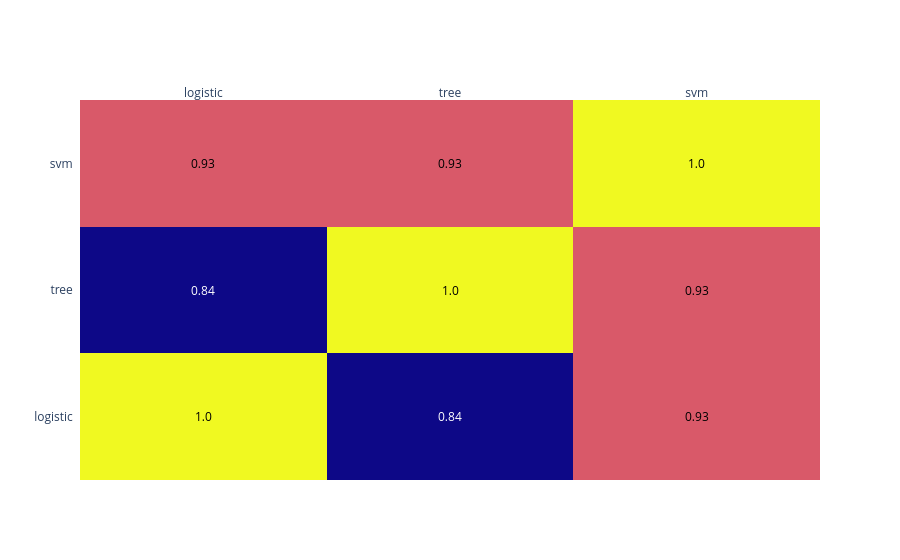

The notebook cell this image was saved under:
### Code cell
# Check the predictions are independent
# Correlation matrix
corr_matrix = predictions.corr().round(2)
import plotly.figure_factory as ff

fig = ff.create_annotated_heatmap(corr_matrix.values,
                                x = corr_matrix.columns.tolist(),
                                y = corr_matrix.index.tolist())


fig.show()

### Figure 1 — Plotly figure (JSON) as saved in the notebook; plotly's stock layout.template omitted (floating-point values rounded to 4 significant figures)
{"data": [{"colorscale": [[0, "#0d0887"], [0.1111, "#46039f"], [0.2222, "#7201a8"], [0.3333, "#9c179e"], [0.4444, "#bd3786"], [0.5556, "#d8576b"], [0.6667, "#ed7953"], [0.7778, "#fb9f3a"], [0.8889, "#fdca26"], [1, "#f0f921"]], "reversescale": false, "showscale": false, "type": "heatmap", "x": ["logistic", "tree", "svm"], "y": ["logistic", "tree", "svm"], "z": [[1, 0.84, 0.93], [0.84, 1, 0.93], [0.93, 0.93, 1]]}], "layout": {"annotations": [{"font": {"color": "#000000"}, "showarrow": false, "text": "1.0", "x": "logistic", "xref": "x", "y": "logistic", "yref": "y"}, {"font": {"color": "#FFFFFF"}, "showarrow": false, "text": "0.84", "x": "tree", "xref": "x", "y": "logistic", "yref": "y"}, {"font": {"color": "#000000"}, "showarrow": false, "text": "0.93", "x": "svm", "xref": "x", "y": "logistic", "yref": "y"}, {"font": {"color": "#FFFFFF"}, "showarrow": false, "text": "0.84", "x": "logistic", "xref": "x", "y": "tree", "yref": "y"}, {"font": {"color": "#000000"}, "showarrow": false, "text": "1.0", "x": "tree", "xref": "x", "y": "tree", "yref": "y"}, {"font": {"color": "#000000"}, "showarrow": false, "text": "0.93", "x": "svm", "xref": "x", "y": "tree", "yref": "y"}, {"font": {"color": "#000000"}, "showarrow": false, "text": "0.93", "x": "logistic", "xref": "x", "y": "svm", "yref": "y"}, {"font": {"color": "#000000"}, "showarrow": false, "text": "0.93", "x": "tree", "xref": "x", "y": "svm", "yref": "y"}, {"font": {"color": "#000000"}, "showarrow": false, "text": "1.0", "x": "svm", "xref": "x", "y": "svm", "yref": "y"}], "xaxis": {"dtick": 1, "gridcolor": "rgb(0, 0, 0)", "side": "top", "ticks": ""}, "yaxis": {"dtick": 1, "ticks": "", "ticksuffix": "  "}}}
